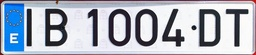
#> input picture Chapter 05. Image segmentation/images/plate.jpg, 256 x 55 px, shrunk from 1133 x 242 before the run
$ jupyter execute --allow-errors '5.1 Region-based techniques.ipynb'
#> lines starting #> are read from the running program, lines starting #| are printed output that depends on the picture; after the words box and inside, x2 and y2 are one past the last pixel; in counts of white or black regions, pixels touching at a corner belong together
# 5.1 Region-based techniques for image segmentation

Image segmentation is the process of **assigning a label to every pixel in an image** such that pixels with the same label share certain characteristics. As a consequence, it produces regions whose pixels have similar properties, e.h. intensity, color, texture, location in the image. The result of image segmentation could be:
- a set of segments that collectively cover the entire image (e.g. thresholding),
- or a set of contours extracted from the image (e.g. edge detection).

$\\[5pt]$

Conceptually, two traditional approaches to image segmentation exist:
- **Top-down segmentation**, which considers that pixels from the same object in the scene should be in the same segmented region.
- **Bottom-up segmentation**, which establishes that similar pixels in the image must be in the same segmented region. $\\[5pt]$

<center>Image adopted from <a href="myfootnote1">[1]</a></center>$\\[5pt]$

We put the spotlight here on bottom-up segmentation approaches. Methods following such approach can be grouped into:
- **Contour-based techniques**, which attemp to identify the image regions by detecting their contours.
- **Region-based techniques** that group together pixels that are similar.

In this book, we will cover both families of techniques, starting with two popular region-based methods:

- K-means (section 5.1.1)
- Expectation-Maximization (EM, section 5.1.2)

## Problem context - Color quantization

$\\[5pt]$

Color quantization is the process of reducing the number of distinct colors in an image while preserving its color appearance as much as possible. It has many applications, like image compression (e.g. GIFs) or [content-based image retrieval](https://en.wikipedia.org/wiki/Content-based_image_retrieval).

Image segmentation techniques can be used to achieve color quantization, let's see how it works!

[cell 1]
import numpy as np
import cv2
import matplotlib.pyplot as plt
import matplotlib
import scipy.stats as stats
from ipywidgets import interact, fixed, widgets
matplotlib.rcParams['figure.figsize'] = (10.0, 10.0)
images_path = './images/'

import sys
sys.path.append("..")
from utils.PlotEllipse import PlotEllipse

## 5.1.1 K-Means

As commented, region-based techniques try to group together pixels that are similar. Such problem is often called the *clustering problem*. Different attributes can be used to decide if two pixels are similar or not: intensity, texture, color, pixel location, etc.

The **k-means algorithm** is a region-based technique that, given a set of elements, makes $K$ clusters out of them. Thereby, it is a perfect technique for addressing color quantization, since our goal is to reduce the color palette of an image to a fixed number of colors $K$.

But, **how k-means algorithm works** in a color domain, where each pixel is represented in a n-dimensional space? (e.g. grayscale images define a 1D space, while RGB images a 3D space):

1. Pick the number $K$, that is, the number of clusters in which image will be segmented (e.g. number of colors).
2. Place $K$ centroids in the color space (e.g. randomly), these are the centers of the regions.
3. Each pixel is assigned to the cluster with the closest centroid, hence creating new clusters.

<center><i>Example in a 2D space (e.g. YCbCr color space) with 3 clusters. Each point is assigned to its closer centroid</i></center>$\\[5pt]$

4. Compute the new means of the clusters.

<center><i>Example of how the centroids evolve over time</i></center>$\\[5pt]$

5. Repeat steps 3 and 4 until convergence, that is, some previously defined criteria is fulfilled.$\\[10pt]$

<center><i>Final segmentation result</i></center>$\\[5pt]$

The procedure is the same independently of the number of dimensions in the workspace.

This technique presents a number of pros and cons:

- **Pros:**
  - It's simple.
  - Convergence to a local minima is guaranteed (but no guarantee to reach the global minima).
- **Cons:**
  - High usage of memory.
  - The K must be fixed.
  - Sensible to the selection of the initialization (initial position of centroids).
  - Sensible to outliers.
  - Circular clusters in the feature space are assumed (because of the usage of the Euclidean distance)

### K-means toy example

Luckily for us, OpenCV defines a method that perform k-means: [`cv2.kmeans()`](https://docs.opencv.org/2.4/modules/core/doc/clustering.html). Let's take a look at a toy 1D k-means example in order to get familiar with it. The following function, `binarize_kmeans()`, binarizes an input `image` by executing the K-means algorithm, where the `it` sets its maximum number of iterations (it represents stopping/convergence criteria).

[cell 2]
def binarize_kmeans(image,it):
    """ Binarize an image using k-means.

        Args:
            image: Input image
            it: K-means iteration
    """


    # Set random seed for centroids
    cv2.setRNGSeed(124)

    # Flatten image
    flattened_img = image.reshape((-1,1))
    flattened_img = np.float32(flattened_img)

    #Set epsilon
    epsilon = 0.2

    # Estabish stopping criteria (either `it` iterations or moving less than `epsilon`)
    criteria = (cv2.TERM_CRITERIA_EPS + cv2.TERM_CRITERIA_MAX_ITER, it, epsilon)

    # Set K parameter (2 for thresholding)
    K = 2

    # Call kmeans using random initial position for centroids
    _,label,center=cv2.kmeans(flattened_img,K,None,criteria,it,cv2.KMEANS_RANDOM_CENTERS)

    # Colour resultant labels
    center = np.uint8(center)
    flattened_img = center[label.flatten()]

    # Reshape vector image to original shape
    binarized = flattened_img.reshape((image.shape))

    # Show resultant image
    plt.subplot(2,1,1)
    plt.title("Original image")
    plt.imshow(binarized, cmap='gray',vmin=0,vmax=255)

    # Show how original histogram have been segmented
    plt.subplot(2,1,2)
    plt.title("Segmented histogram")
    plt.hist([image[binarized==center[0]].ravel(), image[binarized==center[1]].ravel()],256,[0,256], color=["black","gray"],stacked="true")

Note that the stopping criteria can be either if a maximum number of iterations is reached, or if the centroid moved less than a certain **epsion** value in a iteration.

As you can see, [`cv2.kmeans()`](https://docs.opencv.org/2.4/modules/core/doc/clustering.html) returns two relevant arguments:

- label: Integer array that stores the cluster index for every sample.
- center: Matrix containing the cluster centroids (each row represents a different centroid)

It is provided below an interactive code so you can play with `cv2.kmeans()` by calling it with different `it`values. After trying it **you are asked to explain** what `cv2.kmeans()` is doing in each iteration.

*As you can see, if k=2 in a grayscale image, it is a binarization method that doesn't need to fix a manual threshold. We could have used it, for example, when dealing with the plate recognition problem!*

[cell 3]
matplotlib.rcParams['figure.figsize'] = (10.0, 10.0)

image = cv2.imread(images_path + 'plate.jpg',0)
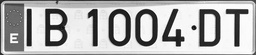
#> image: shape (55, 256); min 11, max 255, mean 179.1
#> the sliders are set to image = <module 'ipywidgets.fixed_' fr, it = 3

#> (the rest of this cell did not finish here and is left out)


Notice that for 1D spaces and not high-resolution images k-means is very fast! (it only needs a few iterations to converge). What happens if k-means is applied with color images (3D space) in order to get color quantization?

Now that you know how k-means works, you can experimentally answer such question!

###  **<span style="color:green"><b><i>ASSIGNMENT 1: Playing with K-means</i></b></span>**

Write an script that:
- applies k-means to `malaga.png` with different values for $K$: $K=4$, $K=8$ and $K=16$,
- shows, in a $2\times2$ subplot, the 3 resulting images along with the input one.

<font color='blue'>**Expected output:**  </font>

[cell 4]
# Assignment 1
matplotlib.rcParams['figure.figsize'] = (15.0, 12.0)

# Read RGB image
image = cv2.imread(images_path + "malaga.png")
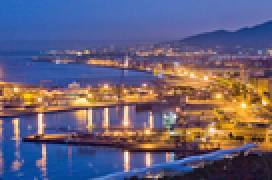
#> input picture Chapter 05. Image segmentation/images/malaga.png, 136 x 90 px, shrunk from 600 x 399 before the run (shown 2 times larger)
#> image is the input picture: shape (90, 136, 3); mean B, G, R 120.2, 96, 102.5
image = cv2.cvtColor(image, cv2.COLOR_BGR2RGB)

# Flatten image
flattened_img = image.reshape((-1,3))
flattened_img = np.float32(flattened_img)

# Set criteria
criteria = (cv2.TERM_CRITERIA_EPS + cv2.TERM_CRITERIA_MAX_ITER, 10, 0.2)

# Apply k-means
_,label4,center4=cv2.kmeans(flattened_img,4,None,criteria,30,cv2.KMEANS_RANDOM_CENTERS)
#> label4 = 12240 values, max 3 at index 3490, min 0 at index 0, mean 0.947; center4 = [[69.19, 92.36, 157.5], [217.4, 162.8, 99.52], [145.4, 99.2, 75.5], [60.78, 42.91, 61.65]]
_,label8,center8=cv2.kmeans(flattened_img,8,None,criteria,30,cv2.KMEANS_RANDOM_CENTERS)
#> label8 = 12240 values, max 7 at index 3616, min 0 at index 22, mean 3.35; center8 = [[83.85, 106.2, 173.8], [213, 148.6, 66.14], [236, 201.4, 160.8], [48.94, 32.55, 48.97], [88.73, 77.25, 115.4], [42.67, 81.13, 153.8], [162, 124.6, 125.2], [139.7, 91.03, 59.44]]
_,label16,center16=cv2.kmeans(flattened_img,16,None,criteria,30,cv2.KMEANS_RANDOM_CENTERS)
#> label16 = 12240 values, max 15 at index 3737, min 0 at index 3575, mean 7.57; center16 = 16 rows, first 8: [245.6, 223.2, 189.5], [124, 102.1, 131.4], [37.91, 83.71, 159.9], [57.38, 68.34, 122.7], [220.2, 152.6, 58.03], [134.2, 85.62, 39.18], [60.81, 40.41, 57.56], [207.3, 174.7, 159.5]

# Colour resultant labels
center4 = np.uint8(center4)
#> center4 = [[69, 92, 157], [217, 162, 99], [145, 99, 75], [60, 42, 61]]
center8 = np.uint8(center8)
#> center8 = [[83, 106, 173], [212, 148, 66], [236, 201, 160], [48, 32, 48], [88, 77, 115], [42, 81, 153], [162, 124, 125], [139, 91, 59]]
center16 = np.uint8(center16)
#> center16 = 16 rows, first 8: [245, 223, 189], [123, 102, 131], [37, 83, 159], [57, 68, 122], [220, 152, 58], [134, 85, 39], [60, 40, 57], [207, 174, 159]

res4 = center4[label4.flatten()]
res8 = center8[label8.flatten()]
res16 = center16[label16.flatten()]

# Reshape to original shape
quantized4 = res4.reshape((image.shape))
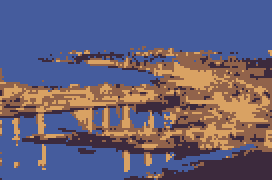
#> quantized4: shape (90, 136, 3) (shown 2 times larger); mean R, G, B 102.1, 95.6, 119.7
quantized8 = res8.reshape((image.shape))
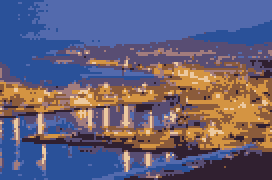
#> quantized8: shape (90, 136, 3) (shown 2 times larger); mean R, G, B 101.8, 95.7, 119.6
quantized16 = res16.reshape((image.shape))
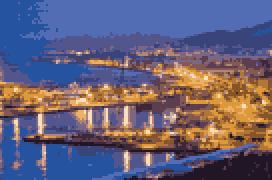
#> quantized16: shape (90, 136, 3) (shown 2 times larger); mean R, G, B 101.9, 95.7, 119.7

# Show original image
plt.subplot(2,2,1)
plt.title("Original image")
plt.imshow(image)

# Show k=4
plt.subplot(2,2,2)
plt.title("k=4")
plt.imshow(quantized4)

# Show k=8
plt.subplot(2,2,3)
plt.title("k=8")
plt.imshow(quantized8)

# Show k=16
plt.subplot(2,2,4)
plt.title("k=16")
plt.imshow(quantized16)

### <font color="blue"><b><i>Thinking about it (1)</i></b></font>

Now, **answer the following questions**:

- What number of maximum iterations did you use? Why?

    <p style="margin: 4px 0px 6px 5px; color:blue"><i>Your answer here!</i></p>

- How could it be possible to compress these images? *Note: consider that a pixel needs 3 bytes to be represented, 8 bits per band.*

    <p style="margin: 4px 0px 0px 5px; color:blue"><i>Your answer here!</i></p>

###  **<span style="color:green"><b><i>EXTRA ASSIGNMENT: Analyzing execution times</i></b></span>**

In this exercise you are asked to compare the execution time of K-means in a grayscale image, with K-means in a RGB image. Use the image `malaga.png` for this task, and use the same number of clusters and criteria for both, the grayscale and the RGB images.

*Tip: [how to measure execution time in Python](https://stackoverflow.com/questions/14452145/how-to-measure-time-taken-between-lines-of-code-in-python)*

[cell 5]
import time

print("Measuring the execution time needed for ...")

K = 2

# Read images
image = cv2.imread(images_path + "malaga.png")
image = cv2.cvtColor(image, cv2.COLOR_BGR2RGB)
gray = cv2.cvtColor(image, cv2.COLOR_RGB2GRAY)
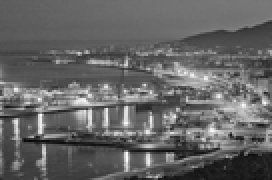
#> gray: shape (90, 136) (shown 2 times larger); min 6, max 255, mean 100.7

# Set criteria
criteria = (cv2.TERM_CRITERIA_EPS + cv2.TERM_CRITERIA_MAX_ITER, 10, 0.2)

start = time.process_time() # Start timer

# Flatten image
flattened_img = image.reshape((-1,3))
flattened_img = np.float32(flattened_img)

# Apply k-means
_,label,center=cv2.kmeans(flattened_img,K,None,criteria,30,cv2.KMEANS_RANDOM_CENTERS)
#> label = 12240 values, max 1 at index 0, min 0 at index 3329, mean 0.719; center = [[184.2, 132.1, 83.85], [70.55, 81.91, 134.5]]

print("K-means in the RGB image:", round(time.process_time() - start,5), "seconds") # Stop timer

start = time.process_time() # Start timer

# Flatten image
flattened_img = gray.reshape((-1,1))
#> flattened_img = 12240 values, max 255 at index 7772, min 6 at index 9535, mean 100.7
flattened_img = np.float32(flattened_img)

# Apply k-means
_,label,center=cv2.kmeans(flattened_img,K,None,criteria,30,cv2.KMEANS_RANDOM_CENTERS)
#> label = 12240 values, max 1 at index 0, min 0 at index 1357, mean 0.801; center = [158.5, 86.35]

print("K-means in the grayscale image:", round(time.process_time() - start,5), "seconds") # Stop timer

## 5.1.2 Expectation-Maximization (EM)

**Expectation-Maximization (EM)** is the generalization of the K-means algorithm, where each cluster is represented by a Gaussian distribution, parametrized by a mean and a covariance matrix, instead of just a centroid. It's a *soft clustering* since it doesn't give *hard* decisions where a pixel belongs or not to a cluster, but the probability of that pixel belonging to each cluster $C_j$, that is, $p(x|C_j) \sim N(\mu_j,\Sigma_j)$. This implies that at each algorithm iteration not just the mean of each cluster is refined (as in K-means), but also their covariance matrices.

Before going into detail on the theory behind EM, it is worth seeing how it performs in the car plate problem. OpenCV provides a class implementing the needed functionality for applying EM segmentation to an image, called [cv2.ml.EM](https://docs.opencv.org/3.4/d1/dfb/classcv_1_1ml_1_1EM.html). All methods and parameters are fully detailed in the documentation, so it is a good idea to take a look at it.

[cell 6]
matplotlib.rcParams['figure.figsize'] = (10.0, 10.0)
cv2.setRNGSeed(5)

# Define parameters
n_clusters = 2
covariance_type = 0 # 0: covariance matrix spherical. 1: covariance matrix diagonal. 2: covariance matrix generic
n_iter = 10
epsilon = 0.2

# Create EM empty object
em = cv2.ml.EM_create()

# Set parameters
criteria = (cv2.TERM_CRITERIA_EPS + cv2.TERM_CRITERIA_MAX_ITER, n_iter, epsilon)
em.setClustersNumber(n_clusters)
em.setCovarianceMatrixType(covariance_type)
em.setTermCriteria(criteria)

# Read grayscale image
image = cv2.imread(images_path + "plate.jpg",0)

# Flatten image
flattened_img = image.reshape((-1,1))
#> flattened_img = 14080 values, max 255 at index 1529, min 11 at index 3198, mean 179.1
flattened_img = np.float32(flattened_img)

# Apply EM
_, _, labels, _ = em.trainEM(flattened_img)
#> labels = 14080 values, max 1 at index 0, min 0 at index 260, mean 0.324

# Reshape labels to image size (binarization)
binarized = labels.reshape((image.shape))
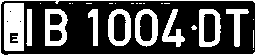
#> binarized: shape (55, 256) int32; values 0 (black) and 1 (white), 32.4% white; 26 white regions (15 under 20 px), largest, box (x1, y1, x2, y2) and area: (4, 3, 24, 51) 894, (0, 0, 256, 55) 634, (45, 9, 68, 46) 525

# Show original image
plt.subplot(2,1,1)
plt.title("Binarized image")
plt.imshow(binarized, cmap="gray")

# --------------- Gaussian visualization ---------------

plt.subplot(2,1,2)
plt.title("Probabilities of the clusters")

# Get means and covs (for grayscale 1D both)
means = em.getMeans()
covs = em.getCovs()

# Get standard deviation as numPy array
sigmas = np.sqrt(covs)
sigmas = sigmas[:,0,0]

# Cast list to numPy array
means = np.array(means)[:,0]

# Plot Gaussians
x = np.linspace(0, 256, 100)
plt.plot(x, stats.norm.pdf(x, loc = means[0], scale = sigmas[0]))
plt.plot(x, stats.norm.pdf(x, loc = means[1], scale = sigmas[1]))
plt.legend(['Black Region', 'White Region'])

plt.show()
#> (the rest of the program and of its run is left out)
